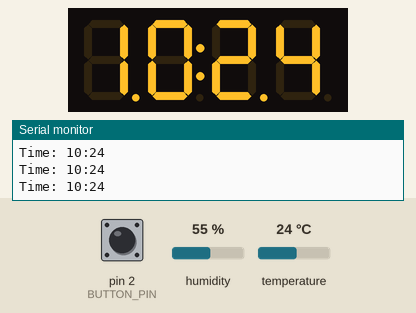
A sketch run on a simulated Arduino Uno, built with avr-gcc and run on an emulated ATmega328P. On the bench: 4-digit seven-segment display, the last lines printed to the serial monitor. Inputs (shaded band) come from the test bench; at power-on: pin 2 (BUTTON_PIN) LOW, humidity 55 %, temperature 24 °C. The local clock reads 2024-03-15 10:24:30 at power-on unless the sketch sets it.

Above: at 1.8 s.
1.9 s: pin 2 (BUTTON_PIN) pulled HIGH for 0.65 s
At 3.5 s:
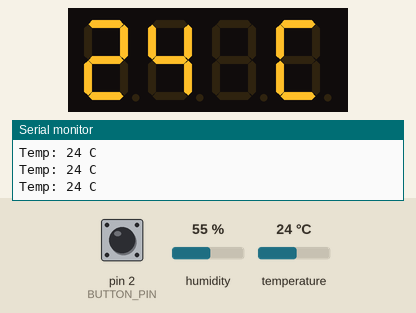
4.0 s: pin 2 (BUTTON_PIN) pulled HIGH for 1 s
At 5.5 s:
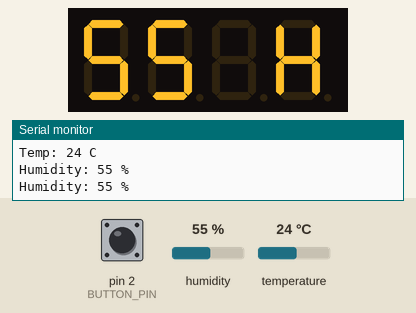
6.5 s: humidity set to 22 %
At 7.5 s:
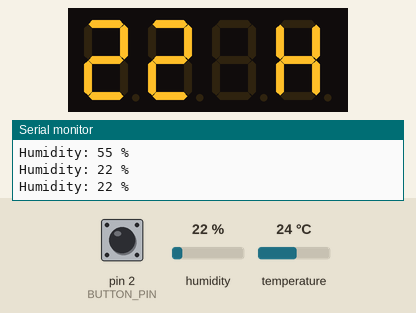
8.2 s: humidity set to 40 %
At 9.4 s:
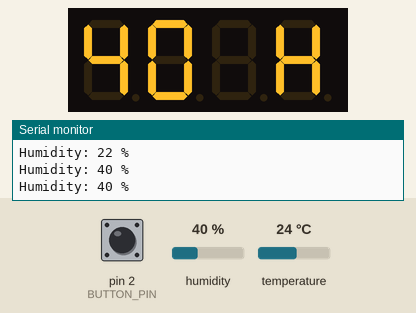
10.3 s: humidity set to 68 %
At 11.3 s:
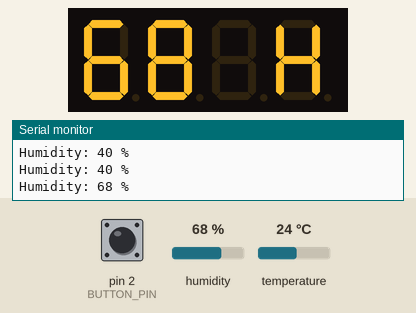
12.4 s: pin 2 (BUTTON_PIN) pulled HIGH for 3.2 s
At 31.5 s:
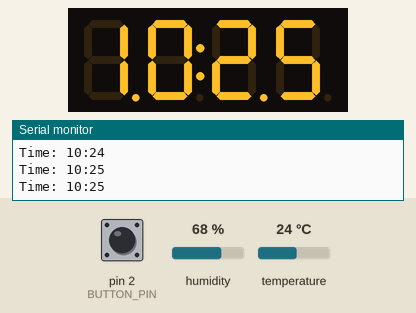
Timing chart, 0 to 32.0 s (numbered marks = the images above; inputs shaded):
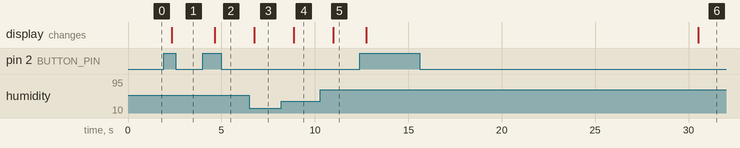

Measured:
- after the input at 1.9 s, the display: changes after 0.44 s (image 1)
- after the input at 4.0 s, the display: changes after 0.65 s (image 2)
- after the input at 6.5 s, the display: changes after 0.25 s (image 3)
- after the input at 8.2 s, the display: changes after 0.66 s (image 4)
- after the input at 10.3 s, the display: changes after 0.67 s (image 5)
- after the input at 12.4 s, the display: first changes after 0.34 s (image 6 shows a later state)

The sketch:

dsd_temp_clk.ino
```cpp
//# Digital Clock with Temperature & Humidity Display
// **By R. Jerusha – DSD Project**
#include <Wire.h>
#include <RTClib.h>
#include <TM1637Display.h>
#include <DHT.h>

#define CLK 6
#define DIO 7
#define DHTPIN 4
#define DHTTYPE DHT11
#define BUTTON_PIN 2  // Push button

TM1637Display display(CLK, DIO);
RTC_DS3231 rtc;
DHT dht(DHTPIN, DHTTYPE);

int mode = 0;  // 0: Time, 1: Temp, 2: Humidity
bool lastButtonState = LOW;

// Custom characters
const uint8_t customC = SEG_A | SEG_F | SEG_E | SEG_D; // For 'C'
const uint8_t customH = SEG_B | SEG_C | SEG_E | SEG_F | SEG_G; // For 'H'

void setup() {
  Wire.begin();
  rtc.begin();
  dht.begin();
  display.setBrightness(7);
  pinMode(BUTTON_PIN, INPUT);

  Serial.begin(9600);
  if (rtc.lostPower()) {
    Serial.println("RTC lost power, setting time!");
    rtc.adjust(DateTime(F(__DATE__), F(__TIME__)));
  }
}

void loop() {
  // Read push button
  bool currentButtonState = digitalRead(BUTTON_PIN);
  if (currentButtonState == HIGH && lastButtonState == LOW) {
    mode = (mode + 1) % 3; // Cycle: 0 → 1 → 2 → 0 ...
    delay(200);            // Debounce delay
  }
  lastButtonState = currentButtonState;

  if (mode == 0) {
    // Show Time
    DateTime now = rtc.now();
    int timeVal = now.hour() * 100 + now.minute();
    display.showNumberDecEx(timeVal, 0b11100000, true); // Colon between HH:MM
    Serial.print("Time: ");
    Serial.print(now.hour());
    Serial.print(":");
    Serial.println(now.minute());

  } else if (mode == 1) {
    // Show Temperature with 'C'
    float temp = dht.readTemperature();
    if (!isnan(temp)) {
      int t = (int)temp;
      uint8_t data[] = {
        display.encodeDigit((t / 10) % 10),
        display.encodeDigit(t % 10),
        0x00,
        customC
      };
      display.setSegments(data);
      Serial.print("Temp: ");
      Serial.print(t);
      Serial.println(" C");
    } else {
      display.showNumberDec(8888);
    }

  } else if (mode == 2) {
    // Show Humidity with 'H'
    float hum = dht.readHumidity();
    if (!isnan(hum)) {
      int h = (int)hum;
      uint8_t data[] = {
        display.encodeDigit((h / 10) % 10),
        display.encodeDigit(h % 10),
        0x00,
        customH
      };
      display.setSegments(data);
      Serial.print("Humidity: ");
      Serial.print(h);
      Serial.println(" %");
    } else {
      display.showNumberDec(8888);
    }
  }

  delay(500); // Smooth refresh
}
```
